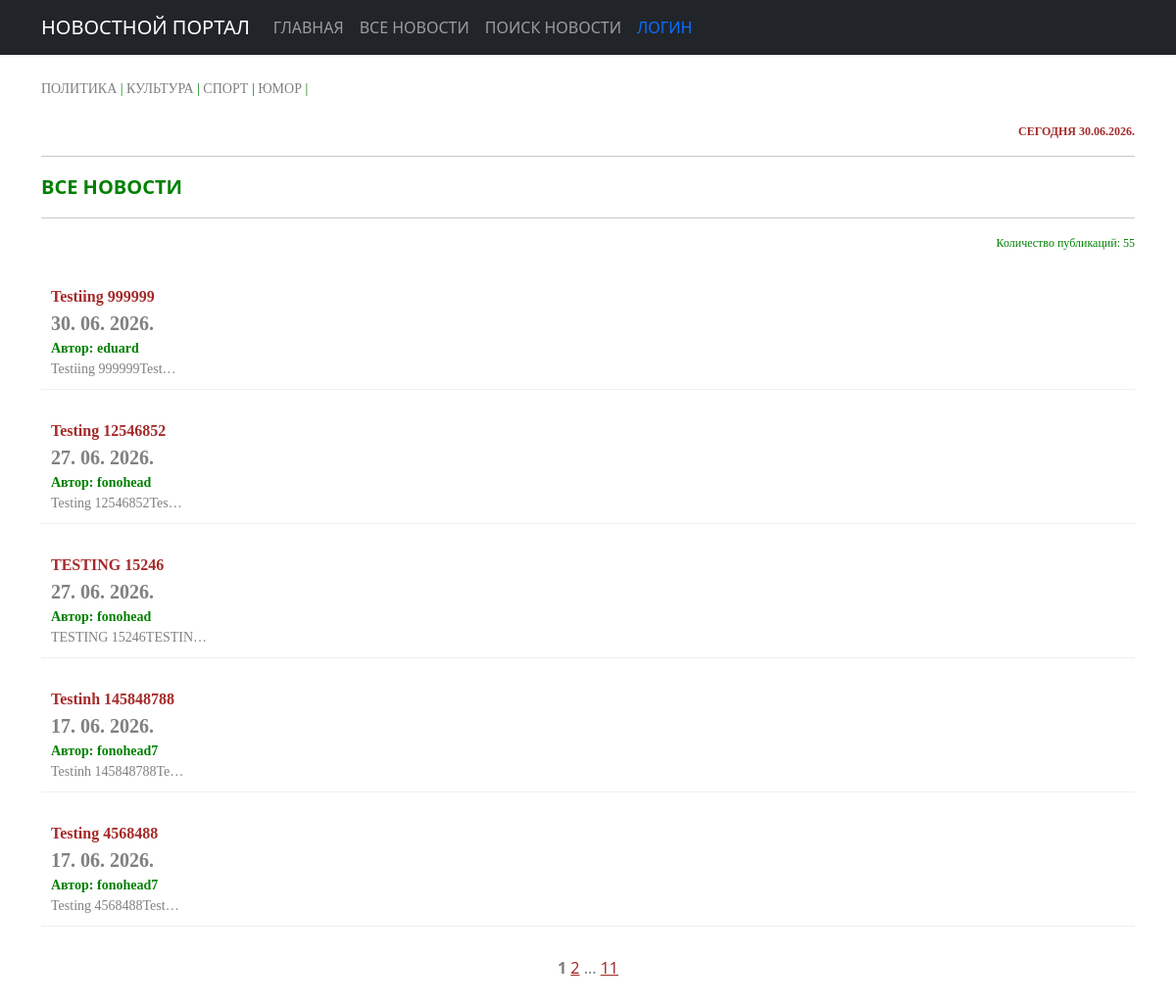
Page /news/ on the committed database.
### news/models.py (models this page shows, shortened)
class Post(models.Model):
    ARTICLE = 'AR'
    NEWS = 'NW'
    TYPE_CHOICES = [(ARTICLE, 'Статья'), (NEWS, 'Новость')]
    author = models.ForeignKey(Author, on_delete=models.CASCADE)
    post_type = models.CharField(max_length=2, choices=TYPE_CHOICES, default=ARTICLE)
    created_at = models.DateTimeField(auto_now_add=True)
    categories = models.ManyToManyField(Category, through='PostCategory')
    title = models.CharField(max_length=250)
    text = models.TextField()
    rating = models.IntegerField(default=0)
    class Meta:
        ordering = ['-created_at']

### accounts/models.py (models this page shows, shortened)
class Author(models.Model):
    user = models.OneToOneField(User, on_delete=models.CASCADE, related_name='author')
    rating = models.IntegerField(default=0)

### news/views.py (the view)
# urls.py: path('', PostListView.as_view(), name='post_list'),
class PostListView(ListView):
    model = Post
    ordering = '-created_at'
    template_name = 'flatpages/posts.html'
    context_object_name = 'posts'
    paginate_by = 5
    def get_queryset(self):
        queryset = super().get_queryset()
        self.filterset = NewsFilter(self.request.GET, queryset)
        return self.filterset.qs
    def get_context_data(self, **kwargs):
        context = super().get_context_data(**kwargs)
        context['filterset'] = self.filterset
        context['total_posts'] = Post.objects.count()
        return context

### accounts/context_processors.py (called while the page is built, shortened)
def user_groups(request):
    if request.user.is_authenticated:
        has_authors_group = request.user.groups.filter(name='authors').exists()
    else:
        has_authors_group = False
    return {
        'user_has_authors_group': has_authors_group,
    }

def user_groups_context(request):
    context = {
        'user_has_authors_group': False,
        'user_has_sub_politics_group': False,
        'user_has_sub_culture_group': False,
        'user_has_sub_sport_group': False,
        'user_has_sub_humour_group': False,
    }
    return context

### news/templatetags/custom_filters.py (called while the page is built)
@register.filter()
def censor(text):
    if not isinstance(text, str):
        raise TypeError("Требуется строка, получено: " + str(type(text).__name__))
    words = text.split()
    result = []
    for word in words:
        clean_word = ""
        punctuation = ""
        for char in word:
            if char.isalpha():
                clean_word += char
            else:
                punctuation += char
        if not clean_word:
            result.append(word)
            continue
        if clean_word.lower() in forbidden_words and clean_word[1:].islower():
            censored = clean_word[0] + '*' * (len(clean_word) - 1)
            result.append(censored + punctuation)
        else:
            result.append(word)
    return " ".join(result)

### news/templatetags/custom_tags.py (called while the page is built)
@register.simple_tag()
def current_time(format_string='%d.%m.%Y.'):
    return datetime.utcnow().strftime(format_string)

@register.simple_tag(takes_context=True)
def url_replace(context, **kwargs):
   d = context['request'].GET.copy()
   for k, v in kwargs.items():
       d[k] = v
   return d.urlencode()

### templates/flatpages/posts.html (shortened to what this page needs)
{% extends 'flatpages/default.html' %}
{% load custom_filters %}
{% load custom_tags %}
{% block content %}
<br>
<div style="text-align: left; color: green; font-size: 14px; font-weight: normal; font-family: Tahoma;">
<a href="{% url 'news:post_politics' category_id=1 %}" class="my-category-link">ПОЛИТИКА</a> |
    <a href="{% url 'news:post_culture' category_id=3 %}" class="my-category-link">КУЛЬТУРА</a> |
    <a href="{% url 'news:post_sport' category_id=2 %}" class="my-category-link">СПОРТ</a> |
    <a href="{% url 'news:post_humour' category_id=4 %}" class="my-category-link">ЮМОР</a> |
</div>
<br>
<div style="text-align: right; color: brown; font-size: 12px; font-weight: bold; font-family: tahoma;">
    СЕГОДНЯ {% current_time %}
</div>
<hr>
<div style="text-align: left; color: green; font-size: 20px; font-weight: bold;">
        ВСЕ НОВОСТИ
</div>
<hr>
<div style="text-align: right; color: green; font-size: 12px; font-weight: normal; font-family: tahoma;">
        Количество публикаций: {{ total_posts }}
</div>
<br>
{% if posts %}
<ol style="list-style-type: none; padding: 0; margin: 0;">
    {% for post in posts %}
        <li style="margin-bottom: 20px; padding: 10px; border-bottom: 1px solid #eeeeee;">
            <div style="text-align: left; color: grey; font-family: tahoma; font-size: 16px;">
                <div style="text-align: left; font-size: 16px;color: brown; font-weight: bold;">
                    {{ post.title|censor }}</div>
                <div style="text-align: left; font-size: 20px;color: grey; font-weight: bold;">
                    {{ post.created_at|date:"d. m. Y." }}</div>
                <div style="text-align: left; font-size: 14px;color: green; font-weight: bold;">
                    Автор: {{ post.author.user.username }}</div>
                <div style="text-align: left; font-size: 14px;">
                    {{ post.text|censor|truncatechars:20 }}</div>
            </div>
        </li>
    {% endfor %}
</ol>
{% else %}
<h2>Новостей нет!</h2>
{% endif %}
<div style="color: grey; text-align: center; margin: 30px 0;">
  <strong style="color: grey;">{{ page_obj.number }}</strong>
  {% if page_obj.has_next %}
    <a href="?{% url_replace page=page_obj.next_page_number %}" style="color: brown;">
        {{ page_obj.next_page_number }}</a>
    {% if page_obj.paginator.num_pages != page_obj.next_page_number %}
      ... <a href="?{% url_replace page=page_obj.paginator.num_pages %}" style="color: brown;">
    {{ page_obj.paginator.num_pages }}</a>
    {% endif %}
  {% endif %}
</div>
{% endblock content %}

### templates/flatpages/posts.html (style rules this page uses)
.my-category-link { color: gray; text-decoration: none; transition: color 0.3s ease, text-decoration 0.3s ease; }

### rows in the picture
Post: title|censor "Testiing 999999", created_at "30. 06. 2026.", author.user.username "eduard", text|censor "Testiing 999999Test…"
Post: title|censor "Testing 12546852", created_at "27. 06. 2026.", author.user.username "fonohead", text|censor "Testing 12546852Tes…"
Post: title|censor "TESTING 15246", created_at "27. 06. 2026.", author.user.username "fonohead", text|censor "TESTING 15246TESTIN…"
Post: title|censor "Testinh 145848788", created_at "17. 06. 2026.", author.user.username "fonohead7", text|censor "Testinh 145848788Te…"
Post: title|censor "Testing 4568488", created_at "17. 06. 2026.", author.user.username "fonohead7", text|censor "Testing 4568488Test…"

### other values in the picture
{{ total_posts }} "55"
{{ page_obj.number }} "1"
{{ page_obj.next_page_number }} "2"
{{ page_obj.paginator.num_pages }} "11"
